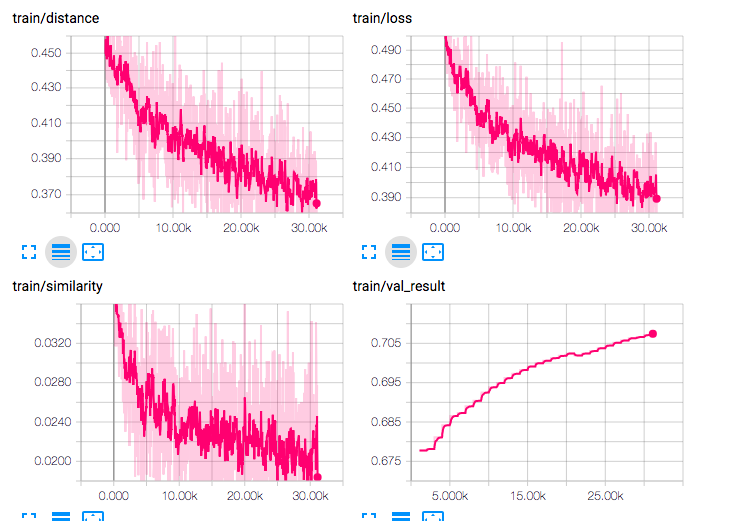
#> input picture pics/p1.png, 746 x 521 px
$ python homography.py --file ../../pics/p1.png   (older library calls are emulated)
#> lines starting #> are read from the running program, lines starting #| are printed output that depends on the picture
"""
Random homography generation.

- sample_homography
- find_map_and_mask
"""
import numpy as np
import cv2
from scipy.stats import truncnorm

# [28 lines left out: function refine_homography, not called in this run]


def sample_homography(h, w, **kargs):
    """
    Generate a random homography.
    :param h, w: source image height and width
    :param kargs:
        scale_ratio: (low, high)
        perspective_ratio: (low, high)
        max_angle: in radian
        direction: either 'left' or 'right'
    :return: a homography matrix H
    """
    scale_ratio = kargs.get('scale_ratio', (0.9, 1))
    perspective_ratio = kargs.get('perspective_ratio', (0.6, 0.6))
    max_angle = kargs.get('max_angle', np.pi / 12)
    direction = kargs.get('direction')

    H1 = sample_scale(h, w, scale_ratio)
    H2 = sample_rotation(h, w, max_angle)
    H3 = sample_perspective(h, w, direction, perspective_ratio)

    H = H1.dot(H2).dot(H3)

    return H


def sample_scale(h, w, scale_ratio=(0.6, 0.9)):
    """
    Random scale transformation
    :param h, w: original image height and width
    :param direction: either 'left' or 'right'.
    :param scale_ratio: (low, high)
    :return: H, (3, 3)
    """

    # sample a single ratio
    ratio = np.random.uniform(*scale_ratio)

    h_margin = (h - h * ratio) / 2
    w_margin = (w - w * ratio) / 2
    dst_corners = np.array([[0, 0], [0, h], [w, h], [w, 0]]).astype(np.float32)
    src_corners = np.array([
        [w_margin, h_margin],
        [w_margin, h - h_margin],
        [w - w_margin, h - h_margin],
        [w - w_margin, h_margin]]).astype(np.float32)

    # random x, y translation
    x_delta = np.random.uniform(-w_margin, w_margin)
    y_delta = np.random.uniform(-h_margin, h_margin)
    delta = np.array([[x_delta, y_delta]]).astype(np.float32)

    src_corners += delta

    return cv2.getPerspectiveTransform(src_corners, dst_corners)

def sample_perspective(h, w, direction, perspective_ratio=(0.5, 0.9)):
    """
    Random perspective transformation
    :param h, w: original image height and width
    :param direction: either 'left' or 'right'.
    :param perspective_ratio: (low, high) the ratio at which the edge will be cut.
    :return: H, (3, 3)
    """
    # get (low, high)
    # sample a single ratio
    ratio = np.random.uniform(*perspective_ratio)

    margin = (h - h * ratio) / 2
    dst_corners = np.array([[0, 0], [0, h], [w, h], [w, 0]]).astype(np.float32)
    if direction == 'left':
        src_corners = np.array([[0, margin], [0, h - margin], [w, h], [w, 0]]).astype(np.float32)
    elif direction == 'right':
        src_corners = np.array([[0, 0], [0, h], [w, h - margin], [w, margin]]).astype(np.float32)

    return cv2.getPerspectiveTransform(src_corners, dst_corners)

def sample_rotation(h, w, max_angle=np.pi / 6):
    """
    Random rotation transformation
    :param h, w: image size
    :param max_angle: maximum angle variation
    """

    dst_corners = np.array([[0, 0], [0, h], [w, h], [w, 0]]).astype(np.float32)
    src_corners = np.array([[0, 0], [0, h], [w, h], [w, 0]]).astype(np.float32)
    # angle = truncnorm.rvs(-max_angle / 2, max_angle / 2, loc=0., scale=max_angle/2.)
    angle = np.random.uniform(-max_angle / 2, max_angle / 2)
    center = np.mean(src_corners, axis=0)
    rot_mat = np.array(
        [[np.cos(angle), -np.sin(angle)],
         [np.sin(angle), np.cos(angle)]]
    )
    # rotate around the center
    src_corners = np.matmul(src_corners - center, rot_mat)

    # rescale to within range
    w_range = np.max(src_corners[:, 0]) * 2
    h_range = np.max(src_corners[:, 1]) * 2
    scale_factor = min(w / w_range, h / h_range)
    src_corners = src_corners * scale_factor + center
    src_corners = src_corners.astype(np.float32)

    return cv2.getPerspectiveTransform(src_corners, dst_corners)

# [26 lines left out: function find_map_and_mask, not called in this run]


def test():
    import argparse
    parser = argparse.ArgumentParser()
    parser.add_argument(
        '--file',
        help='image file'
    )
    args = parser.parse_args()

    file = args.file

    from skimage import io
    import matplotlib.pyplot as plt

    img = io.imread(file)
#> img is the input picture: shape (521, 746, 4); mean R, G, B, A 249.9, 233, 241.1, 255
    h, w = img.shape[:2]
#> h = 521; w = 746
    # H = sample_perspective(h, w, 'left')
    while True:
        H = sample_homography(h, w, direction='left')
        new = cv2.warpPerspective(img, H, dsize=(w, h))
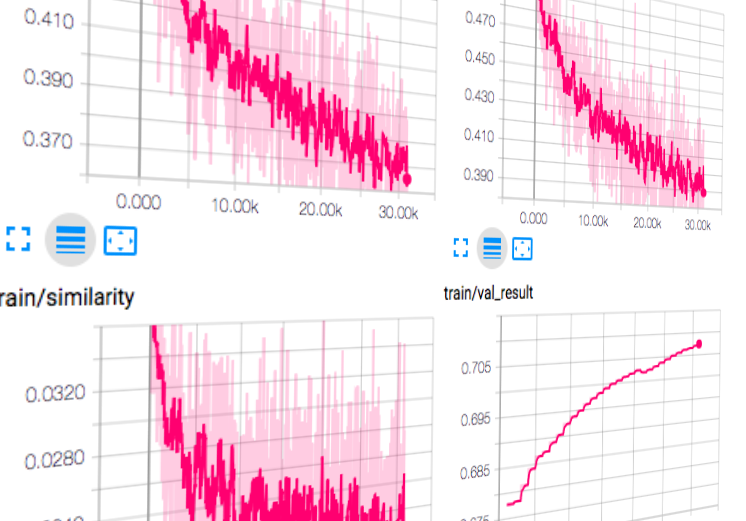
#> new: shape (521, 746, 4); mean R, G, B, A 249.3, 227.8, 238, 255
        plt.subplot(1, 2, 1)
        plt.imshow(new)
        H = sample_homography(h, w, direction='right')
        new = cv2.warpPerspective(img, H, dsize=(w, h))
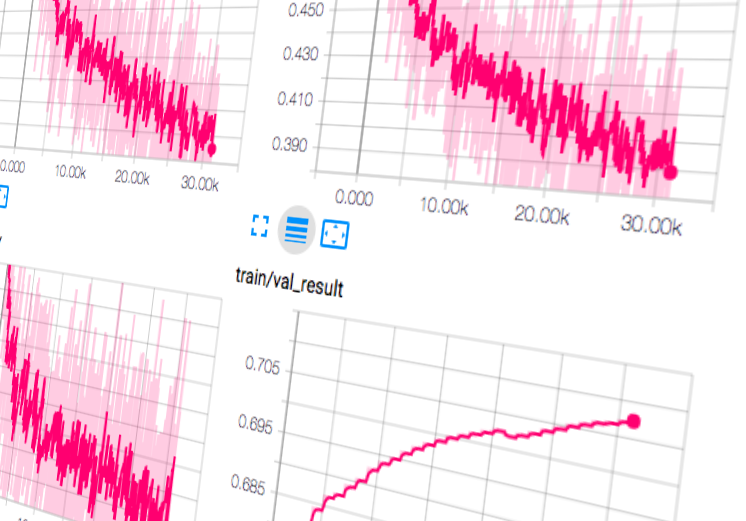
#> new: shape (521, 746, 4); mean R, G, B, A 250.5, 225.2, 236.7, 255
        plt.subplot(1, 2, 2)
        plt.imshow(new)
        plt.show()
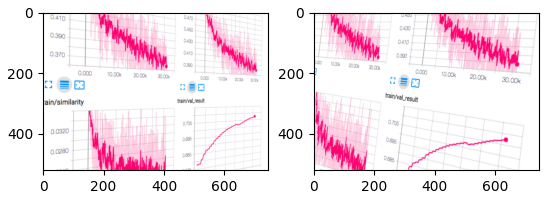
#> figure drawn by matplotlib, 2 panels


if __name__ == '__main__':
    test()
